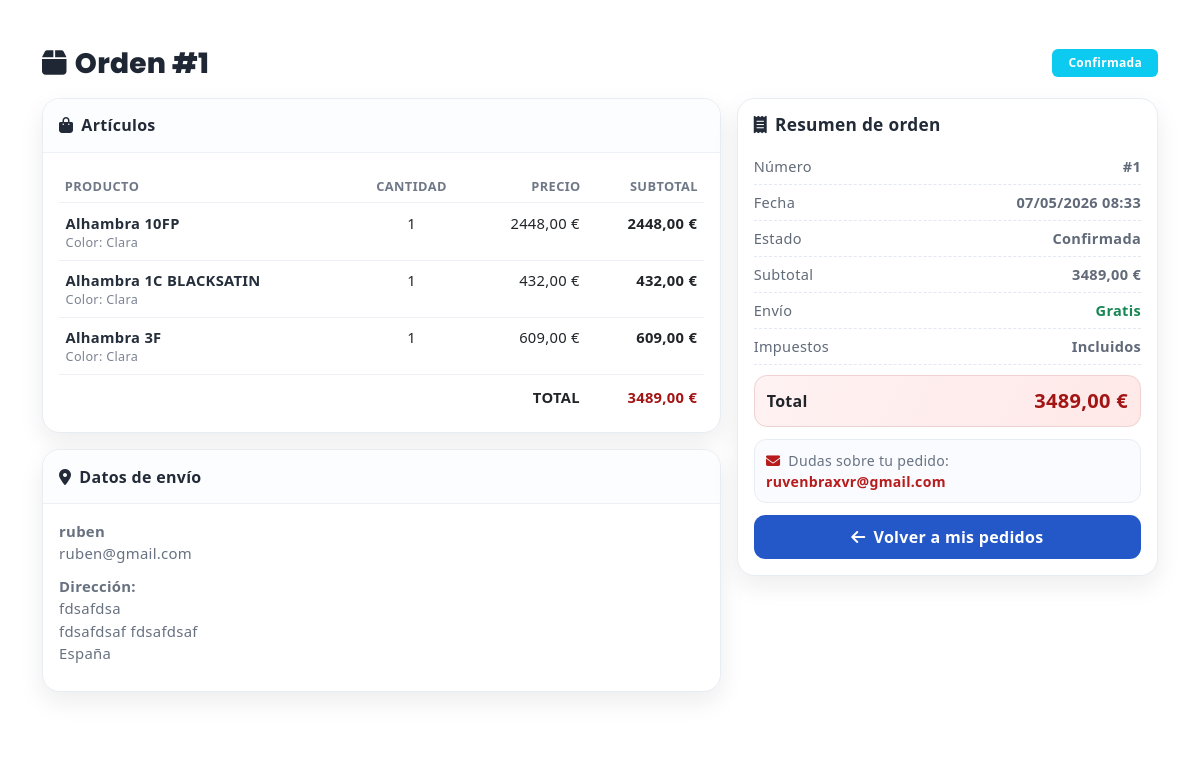
The page /pedidos/1/ (signed in, middle part) on the database as committed earlier.
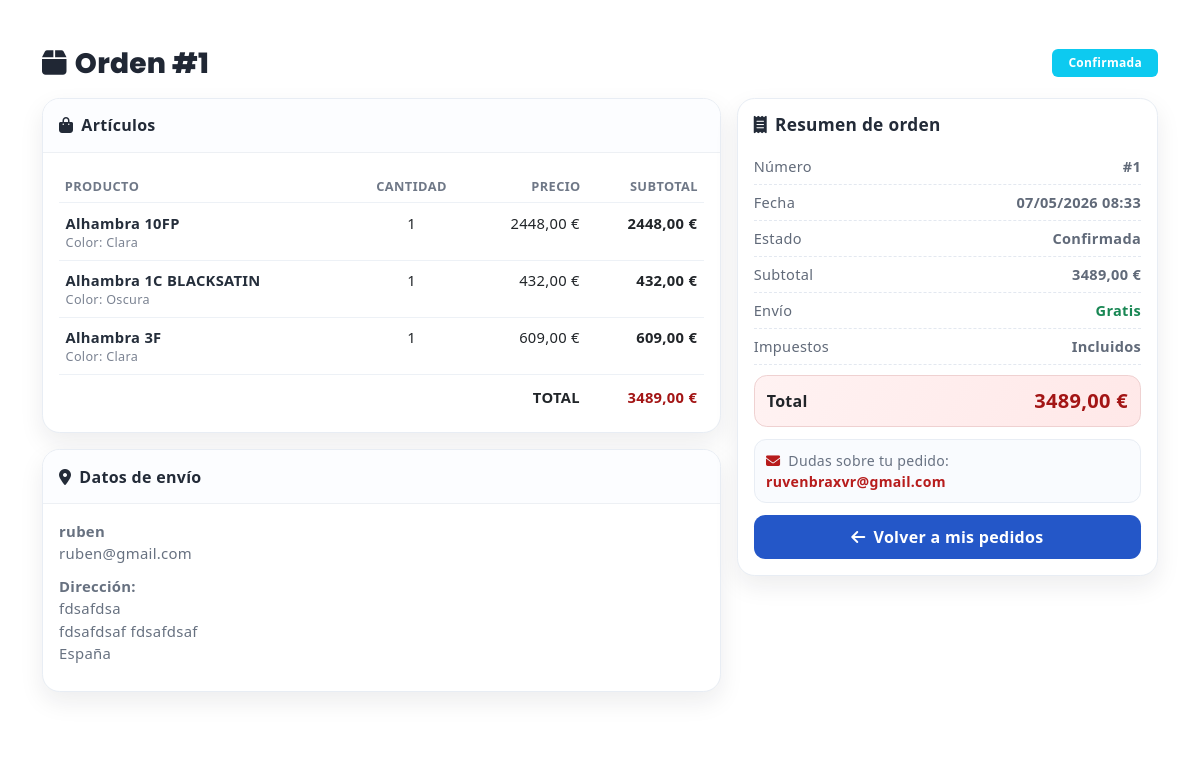
The same page on the database as committed later.
### Guitarra/models.py (models this page shows, shortened)
class OrderItem(models.Model):
    order = models.ForeignKey(Order, on_delete=models.CASCADE, related_name='items')
    guitarra = models.ForeignKey(Guitarra, on_delete=models.SET_NULL, null=True)
    cantidad = models.PositiveIntegerField(default=1)
    precio_unitario = models.DecimalField(max_digits=10, decimal_places=2)
    def get_subtotal(self):
        return self.cantidad * self.precio_unitario
    class Meta:
        verbose_name = 'Item de Orden'
        verbose_name_plural = 'Items de Órdenes'

class Guitarra(models.Model):
    COLOR_CHOICES = [
        ('Clara', 'Clara'),
        ('Oscura', 'Oscura'),
        ('Roja', 'Roja'),
        ('Naranja', 'Naranja'),
    ]
    marca = models.CharField(max_length=100)
    modelo = models.CharField(max_length=100)
    color = models.CharField(max_length=20, choices=COLOR_CHOICES, default='Clara')
    descripcion = models.TextField(blank=True)
    precio = models.DecimalField(max_digits=10, decimal_places=2)
    stock = models.PositiveIntegerField(default=0)
    imagen = models.ImageField(upload_to='guitarras/', blank=True, null=True)
    class Meta:
        verbose_name = 'Guitarra'
        verbose_name_plural = 'Guitarras'

### Guitarra/views.py (the view)
# urls.py: path('pedidos/<int:order_id>/', order_detail_view, name='order_detail'),
@login_required
def order_detail_view(request, order_id):
    from .models import Order
    order = get_object_or_404(Order, pk=order_id, usuario=request.user)
    context = {
        'order': order,
        'items': order.items.all(),
    }
    return render(request, 'checkout/order_detail.html', context)

### templates/checkout/order_detail.html (shortened to what the changed rows need)
{% extends 'base.html' %}
{% block content %}
<div class="container py-5 order-shell">
    <div class="order-head">
        <h1 class="order-title"><i class="fa-solid fa-box me-2"></i>Orden #{{ order.pk }}</h1>
    </div>
    <div class="order-layout">
        <section>
            <div class="order-card mb-3">
                <div class="order-card-body">
                    <div class="table-responsive">
                        <table class="order-items-table">
                            <thead>
                                <tr>
                                    <th>Producto</th>
                                    <th class="text-center">Cantidad</th>
                                    <th class="text-end">Precio</th>
                                    <th class="text-end">Subtotal</th>
                                </tr>
                            </thead>
                            <tbody>
                                {% for item in order.items.all %}
                                <tr>
                                    <td>
                                        <div class="item-name">{{ item.guitarra.marca }} {{ item.guitarra.modelo }}</div>
                                        <div class="item-desc">Color: {{ item.guitarra.color }}</div>
                                    </td>
                                    <td class="text-center">{{ item.cantidad }}</td>
                                    <td class="text-end">{{ item.precio_unitario }} €</td>
                                    <td class="text-end fw-bold">{{ item.get_subtotal }} €</td>
                                </tr>
                                {% endfor %}
                            </tbody>
                        </table>
                    </div>
                </div>
            </div>
        </section>
        <aside class="side-panel">
            <h2 class="side-title"><i class="fa-solid fa-receipt me-2"></i>Resumen de orden</h2>
        </aside>
    </div>
</div>
{% endblock %}

Rows that differ between the two databases and show on the page:
changed through a linked row, OrderItem "1C BLACKSATIN": guitarra.color "Clara" → "Oscura"
